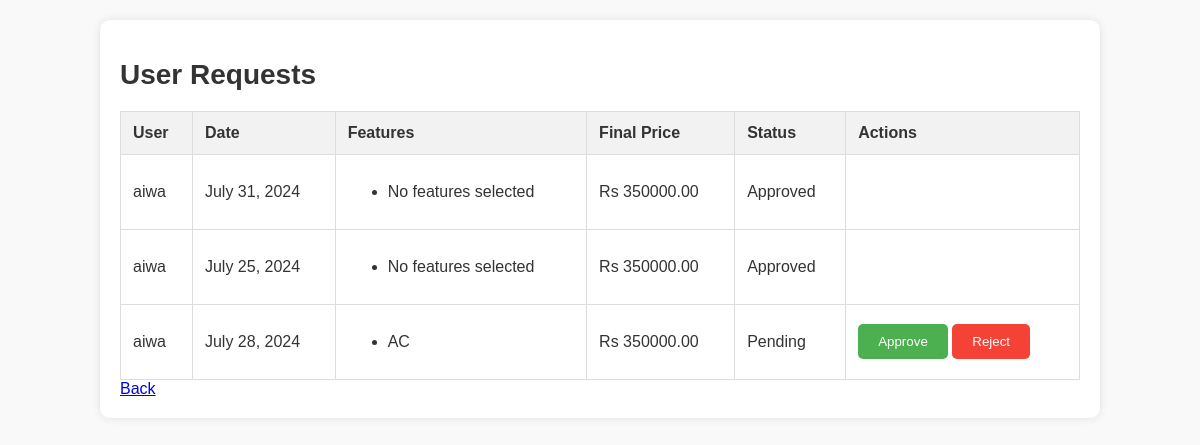
Before: /user_requests/ (signed in) with the older database file.
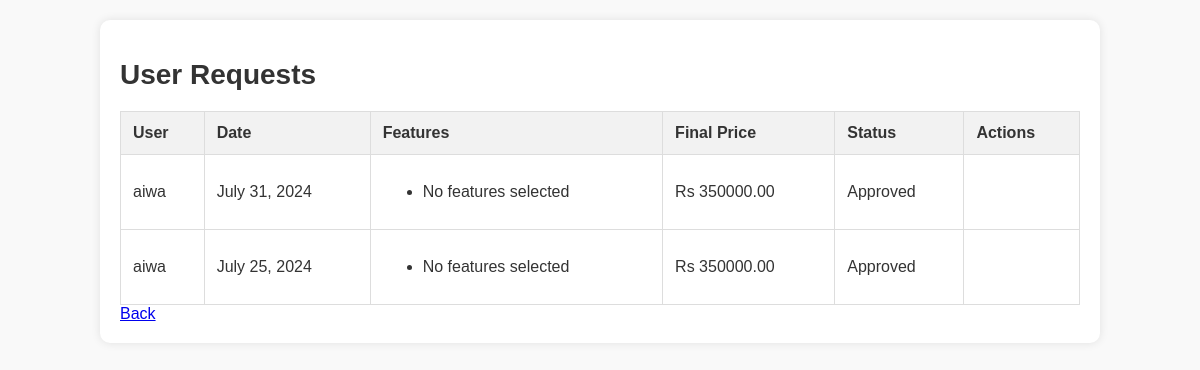
After: the same page with the newer database file.
### auditorium/models.py (models this page shows, shortened)
class UserRequest(models.Model):
    user = models.ForeignKey(User, on_delete=models.CASCADE)
    auditorium = models.ForeignKey(Auditorium, on_delete=models.CASCADE)
    date = models.DateField()
    features = models.ManyToManyField(Feature)
    final_price = models.DecimalField(max_digits=10, decimal_places=2)
    approved = models.BooleanField(default=False)
    payment_requested = models.BooleanField(default=False)
    stripe_payment_intent_id = models.CharField(max_length=255, blank=True, null=True)
    created_at = models.DateTimeField(auto_now_add=True)

class User(AbstractBaseUser, PermissionsMixin):
    username = models.CharField(max_length=150, unique=True)
    email = models.EmailField(unique=True)
    role = models.CharField(max_length=50, blank=True, null=True)
    is_staff = models.BooleanField(default=False)
    is_active = models.BooleanField(default=True)
    groups = models.ManyToManyField(Group, related_name='custom_user_groups')
    user_permissions = models.ManyToManyField(Permission, related_name='custom_user_permissions')
    objects = CustomUserManager()
    USERNAME_FIELD = 'email'
    REQUIRED_FIELDS = ['username']

class Feature(models.Model):
    name = models.CharField(max_length=255)
    amount = models.DecimalField(max_digits=10, decimal_places=2)
    auditorium = models.ForeignKey(Auditorium, related_name='auditorium_features', on_delete=models.CASCADE)

### auditorium/views.py (the view)
# urls.py: path('user_requests/', views.user_requests, name='user_requests'),
@login_required
def user_requests(request):
    requests = UserRequest.objects.filter(auditorium__user=request.user)
    context = {
        'requests': requests
    }
    return render(request, 'user_requests.html', context)

### auditorium/templates/user_requests.html (shortened to what this page needs)
<!DOCTYPE html>
<html lang="en">
<head>
</head>
<body>
    <div class="container">
        <h1>User Requests</h1>
        <table>
            <thead>
                <tr>
                    <th>User</th>
                    <th>Date</th>
                    <th>Features</th>
                    <th>Final Price</th>
                    <th>Status</th>
                    <th>Actions</th>
                </tr>
            </thead>
            <tbody>
                {% for request in requests %}
                <tr>
                    <td>{{ request.user.username }}</td>
                    <td>{{ request.date }}</td>
                    <td>
                        <ul>
                            {% for feature in request.features.all %}
                            <li>{{ feature.name }}</li>
                            {% empty %}
                            <li>No features selected</li>
                            {% endfor %}
                        </ul>
                    </td>
                    <td>Rs {{ request.final_price }}</td>
                    <td>{% if request.approved %}Approved{% else %}Pending{% endif %}</td>
                    <td class="actions">
                        {% if not request.approved %}
                        <form method="post" action="{% url 'approve_request' request.id %}">
                            <button type="submit" class="approve-btn">Approve</button>
                        </form>
                        <form method="post" action="{% url 'reject_request' request.id %}">
                            <button type="submit" class="reject-btn">Reject</button>
                        </form>
                        {% endif %}
                    </td>
                </tr>
                {% endfor %}
            </tbody>
        </table>
        <a href="{% url 'event_host_index' %}">Back</a>
    </div>
</body>
</html>

Changed rows visible on the page:
removed UserRequest: user.username "aiwa", date "July 28, 2024", final_price "350000.00", approved "Pending"
no longer on this page (row unchanged): Feature: name "AC"
